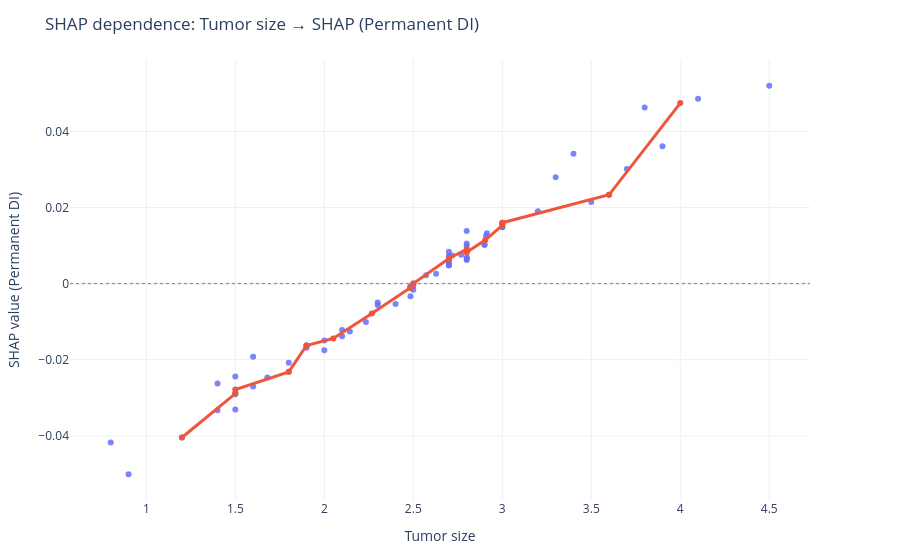
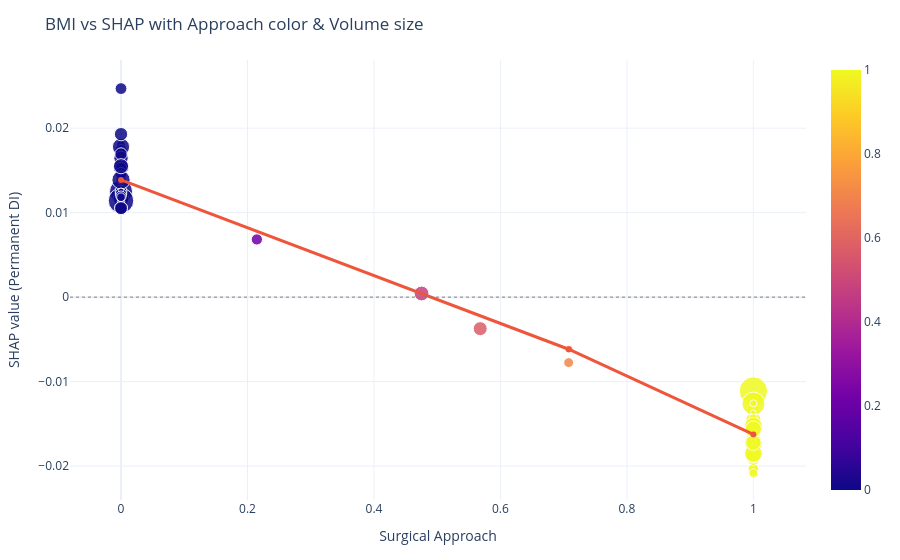
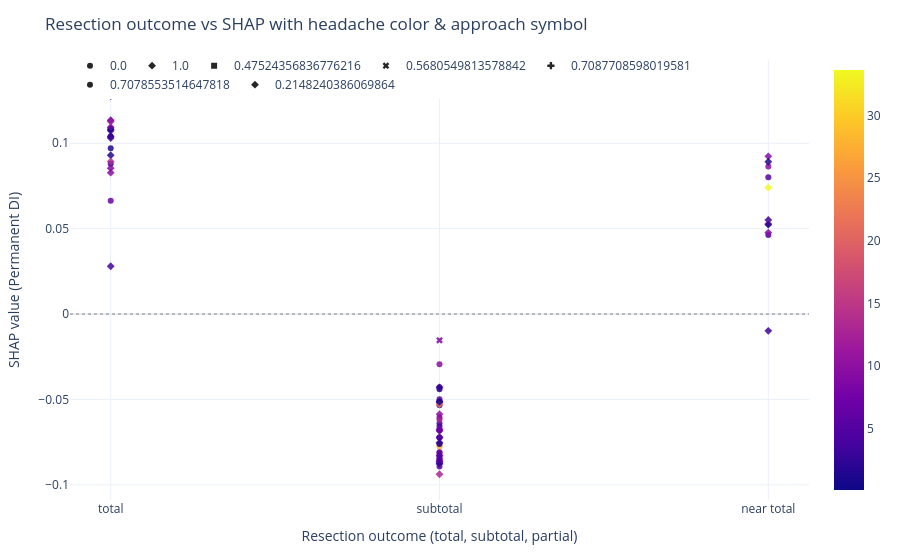

The code cell stored with these charts, in order, in its notebook:
### Code cell
# 2-way
fig1 = make_shap_dependence_plot(shap_vals_kernel, X_explain, feature_x="Tumor size")
fig1.show()

# 3-way
fig2 = make_shap_dependence_plot(
    shap_vals_kernel, X_explain,
    feature_x="Surgical Approach",
    feature_color="Surgical Approach",
    feature_size="Tumor volume",
    title="BMI vs SHAP with Approach color & Volume size",
)
fig2.show()

# OHE base name now OK
fig3 = make_shap_dependence_plot(
    shap_vals_kernel, X_explain,
    feature_x="Resection outcome (total, subtotal, partial)",
    feature_color="Tumor volume",
    feature_symbol="Surgical Approach",
    title="Resection outcome vs SHAP with headache color & approach symbol",
)
fig3.show()

### Figure 1 — Plotly figure (JSON) as saved in the notebook; plotly's stock layout.template omitted (floating-point values rounded to 4 significant figures)
{"data": [{"hovertemplate": "Tumor size=%{x}<br>SHAP value (Permanent DI)=%{y}<extra></extra>", "legendgroup": "", "marker": {"color": "#636efa", "opacity": 0.85, "symbol": "circle"}, "mode": "markers", "name": "", "orientation": "v", "showlegend": false, "type": "scatter", "x": [2.1, 2.3, 2, 2.7, 0.9, 0.8, 1.9, 2.5, 2.7, 2.5, 2.7, 1.8, 2.7, 1.5, 3, 3.9, 1.4, 2.9, 1.9, 2.484, 2.484, 4.5, 2.4, 2.8, 2.8, 2.484, 2.8, 2.9, 2.7, 1.8, 3, 3.8, 2.8, 3.6, 2.7, 2.5, 2.7, 1.5, 2.8, 1.6, 2.718, 2.572, 2.77, 3, 2.914, 1.68, 2.143, 2.7, 2.234, 2.801, 2.909, 2.628, 1.4, 4.1, 3.4, 3.7, 1.2, 1.5, 3.5, 2, 3, 3.3, 3.2, 2.484, 1.9, 2.8, 1.6, 2.3, 2.1, 1.5], "xaxis": "x", "y": [-0.01386, -0.004984, -0.0175, 0.008403, -0.0501, -0.04172, -0.01627, 0, 0.004744, -0.0005337, 0.004956, -0.02081, 0.007226, -0.03306, 0.01571, 0.03607, -0.02622, 0.01036, -0.01687, -0.003325, -0.001059, 0.052, -0.005348, 0.006536, 0.01053, -0.0007892, 0.01381, 0.01012, 0.006364, -0.02319, 0.01495, 0.04628, 0.009845, 0.02334, 0.006803, -0.001597, 0.00533, -0.02907, 0.008237, -0.02701, 0.007368, 0.002182, 0.00756, 0.01601, 0.01326, -0.02465, -0.01259, 0.006417, -0.01006, 0.006832, 0.01252, 0.002607, -0.03325, 0.04858, 0.0341, 0.03013, -0.04045, -0.0287, 0.02146, -0.01495, 0.01482, 0.02796, 0.01904, -0.00111, -0.01626, 0.006227, -0.01925, -0.005616, -0.01219, -0.02443], "yaxis": "y"}, {"hovertemplate": "x=%{x:.3g}<br>median SHAP=%{y:.3g}<extra></extra>", "line": {"width": 3}, "marker": {"size": 6}, "mode": "lines+markers", "name": "Smoothed median", "showlegend": false, "type": "scatter", "x": [1.2, 1.5, 1.5, 1.8, 1.9, 2.05, 2.267, 2.484, 2.484, 2.5, 2.7, 2.7, 2.8, 2.8, 2.904, 3, 3, 3.6, 4], "y": [-0.04045, -0.02889, -0.02786, -0.02319, -0.01627, -0.0144, -0.007839, -0.00111, -0.001059, 0, 0.00639, 0.00661, 0.009041, 0.008237, 0.01144, 0.01533, 0.01601, 0.02334, 0.04743]}], "layout": {"coloraxis": {"colorbar": {"title": {"text": ""}}}, "legend": {"orientation": "h", "title": {"text": ""}, "tracegroupgap": 0, "x": 0, "y": 1.02}, "margin": {"b": 60, "l": 70, "r": 90, "t": 60}, "shapes": [{"line": {"color": "gray", "dash": "dot", "width": 1}, "type": "line", "x0": 0, "x1": 1, "xref": "x domain", "y0": 0, "y1": 0, "yref": "y"}], "title": {"text": "SHAP dependence: Tumor size → SHAP (Permanent DI)"}, "xaxis": {"anchor": "y", "domain": [0, 1], "title": {"text": "Tumor size"}}, "yaxis": {"anchor": "x", "domain": [0, 1], "title": {"text": "SHAP value (Permanent DI)"}}}}

### Figure 2 — Plotly figure (JSON) as saved in the notebook; plotly's stock layout.template omitted (floating-point values rounded to 4 significant figures)
{"data": [{"customdata": [[1.572], [4.07], [3.351], [9.331], [0.09425], [0.3519], [5.571], [3.142], [3.167], [4.189], [4.835], [2.243], [4.566], [1.319], [7.854], [22.24], [1.979], [8.928], [1.393], [6.925], [6.925], [33.65], [2.827], [7.037], [7.081], [6.925], [5.864], [9.688], [4.453], [3.223], [10.37], [12.44], [8.708], [27.22], [5.938], [9.569], [9.839], [0.7854], [5.806], [1.525], [5.914], [3.201], [5.846], [9.173], [8.223], [2.403], [3.981], [6.482], [4.068], [14.13], [9.611], [5.278], [2.507], [12.88], [7.441], [22.24], [1.037], [1.257], [5.223], [2.587], [13.07], [9.883], [13.57], [6.925], [1.164], [7.037], [2.12], [11.07], [4.596], [3.142]], "hovertemplate": "Surgical Approach=%{x}<br>SHAP value (Permanent DI)=%{y}<br>Tumor volume=%{customdata[0]}<br>=%{marker.color}<extra></extra>", "legendgroup": "", "marker": {"color": [0, 1, 1, 1, 0, 1, 1, 0, 1, 1, 0, 1, 1, 1, 1, 0, 0, 1, 1, 0, 0, 1, 0, 0, 1, 1, 0, 1, 0, 1, 0, 0, 0, 0, 0, 1, 0, 0, 0, 1, 0, 1, 0, 0.4752, 0.5681, 0.7088, 1, 0, 0.7079, 0, 0, 0.2148, 0, 1, 0, 1, 1, 1, 0, 1, 1, 1, 1, 0, 0, 0, 1, 1, 0, 0], "coloraxis": "coloraxis", "opacity": 0.85, "size": [1.572, 4.07, 3.351, 9.331, 0.09425, 0.3519, 5.571, 3.142, 3.167, 4.189, 4.835, 2.243, 4.566, 1.319, 7.854, 22.24, 1.979, 8.928, 1.393, 6.925, 6.925, 33.65, 2.827, 7.037, 7.081, 6.925, 5.864, 9.688, 4.453, 3.223, 10.37, 12.44, 8.708, 27.22, 5.938, 9.569, 9.839, 0.7854, 5.806, 1.525, 5.914, 3.201, 5.846, 9.173, 8.223, 2.403, 3.981, 6.482, 4.068, 14.13, 9.611, 5.278, 2.507, 12.88, 7.441, 22.24, 1.037, 1.257, 5.223, 2.587, 13.07, 9.883, 13.57, 6.925, 1.164, 7.037, 2.12, 11.07, 4.596, 3.142], "sizemode": "area", "sizeref": 0.08412, "symbol": "circle"}, "mode": "markers", "name": "", "orientation": "v", "showlegend": false, "type": "scatter", "x": [0, 1, 1, 1, 0, 1, 1, 0, 1, 1, 0, 1, 1, 1, 1, 0, 0, 1, 1, 0, 0, 1, 0, 0, 1, 1, 0, 1, 0, 1, 0, 0, 0, 0, 0, 1, 0, 0, 0, 1, 0, 1, 0, 0.4752, 0.5681, 0.7088, 1, 0, 0.7079, 0, 0, 0.2148, 0, 1, 0, 1, 1, 1, 0, 1, 1, 1, 1, 0, 0, 0, 1, 1, 0, 0], "xaxis": "x", "y": [0.01691, -0.01518, -0.01437, -0.01845, 0.01314, -0.01359, -0.01337, 0.01804, -0.01896, -0.02059, 0.01573, -0.01447, -0.0203, -0.01713, -0.01608, 0.01252, 0.01592, -0.01811, -0.01641, 0.01664, 0.0173, -0.01111, 0.01216, 0.01225, -0.01696, -0.01915, 0.02468, -0.01454, 0.01401, -0.01585, 0.01167, 0.01778, 0.01644, 0.01141, 0.01553, -0.01876, 0.01532, 0.01212, 0.01254, -0.01359, 0.01527, -0.02083, 0.01465, 0.0004302, -0.00373, -0.006167, -0.01661, 0.01694, -0.00775, 0.01387, 0.0155, 0.006829, 0.01128, -0.01727, 0.01929, -0.0126, -0.01702, -0.01367, 0.01223, -0.01427, -0.0185, -0.01721, -0.01529, 0.01055, 0.01261, 0.01053, -0.01258, -0.01562, 0.01194, 0.01183], "yaxis": "y"}, {"hovertemplate": "x=%{x:.3g}<br>median SHAP=%{y:.3g}<extra></extra>", "line": {"width": 3}, "marker": {"size": 6}, "mode": "lines+markers", "name": "Smoothed median", "showlegend": false, "type": "scatter", "x": [0, 0.7079, 1], "y": [0.01387, -0.006167, -0.01625]}], "layout": {"coloraxis": {"colorbar": {"title": {"text": ""}}, "colorscale": [[0, "#0d0887"], [0.1111, "#46039f"], [0.2222, "#7201a8"], [0.3333, "#9c179e"], [0.4444, "#bd3786"], [0.5556, "#d8576b"], [0.6667, "#ed7953"], [0.7778, "#fb9f3a"], [0.8889, "#fdca26"], [1, "#f0f921"]]}, "legend": {"itemsizing": "constant", "orientation": "h", "title": {"text": ""}, "tracegroupgap": 0, "x": 0, "y": 1.02}, "margin": {"b": 60, "l": 70, "r": 90, "t": 60}, "shapes": [{"line": {"color": "gray", "dash": "dot", "width": 1}, "type": "line", "x0": 0, "x1": 1, "xref": "x domain", "y0": 0, "y1": 0, "yref": "y"}], "title": {"text": "BMI vs SHAP with Approach color & Volume size"}, "xaxis": {"anchor": "y", "domain": [0, 1], "title": {"text": "Surgical Approach"}}, "yaxis": {"anchor": "x", "domain": [0, 1], "title": {"text": "SHAP value (Permanent DI)"}}}}

### Figure 3 — Plotly figure (JSON) as saved in the notebook; plotly's stock layout.template omitted (floating-point values rounded to 4 significant figures)
{"data": [{"customdata": [[0], [0], [0], [0], [0], [0], [0], [0], [0], [0], [0], [0], [0], [0], [0], [0], [0], [0], [0], [0], [0], [0], [0], [0], [0], [0], [0], [0], [0], [0], [0], [0], [0]], "hovertemplate": "Surgical Approach=%{customdata[0]}<br>Resection outcome (total, subtotal, partial)=%{x}<br>SHAP value (Permanent DI)=%{y}<br>=%{marker.color}<extra></extra>", "legendgroup": "0.0", "marker": {"color": [1.572, 0.09425, 3.142, 4.835, 22.24, 1.979, 6.925, 6.925, 2.827, 7.037, 5.864, 4.453, 10.37, 12.44, 8.708, 27.22, 5.938, 9.839, 0.7854, 5.806, 5.914, 5.846, 6.482, 14.13, 9.611, 2.507, 7.441, 5.223, 6.925, 1.164, 7.037, 4.596, 3.142], "coloraxis": "coloraxis", "opacity": 0.85, "symbol": "circle"}, "mode": "markers", "name": "0.0", "orientation": "v", "showlegend": true, "type": "scatter", "x": ["total", "subtotal", "subtotal", "near total", "subtotal", "subtotal", "subtotal", "total", "subtotal", "subtotal", "subtotal", "subtotal", "subtotal", "subtotal", "total", "subtotal", "subtotal", "near total", "subtotal", "subtotal", "subtotal", "subtotal", "subtotal", "subtotal", "subtotal", "total", "subtotal", "subtotal", "total", "subtotal", "subtotal", "near total", "subtotal"], "xaxis": "x", "y": [0.09712, -0.08719, -0.06568, 0.0801, -0.07603, -0.04409, -0.06058, 0.1041, -0.05341, -0.05131, -0.07236, -0.06392, -0.08122, -0.06168, 0.1084, -0.07758, -0.06797, 0.08646, -0.05141, -0.08268, -0.08923, -0.08601, -0.0809, -0.08568, -0.02935, 0.08798, -0.07224, -0.04992, 0.06635, -0.07615, -0.04283, 0.04624, -0.05137], "yaxis": "y"}, {"customdata": [[1], [1], [1], [1], [1], [1], [1], [1], [1], [1], [1], [1], [1], [1], [1], [1], [1], [1], [1], [1], [1], [1], [1], [1], [1], [1], [1], [1], [1], [1], [1], [1]], "hovertemplate": "Surgical Approach=%{customdata[0]}<br>Resection outcome (total, subtotal, partial)=%{x}<br>SHAP value (Permanent DI)=%{y}<br>=%{marker.color}<extra></extra>", "legendgroup": "1.0", "marker": {"color": [4.07, 3.351, 9.331, 0.3519, 5.571, 3.167, 4.189, 2.243, 4.566, 1.319, 7.854, 8.928, 1.393, 33.65, 7.081, 6.925, 9.688, 3.223, 9.569, 1.525, 3.201, 3.981, 12.88, 22.24, 1.037, 1.257, 2.587, 13.07, 9.883, 13.57, 2.12, 11.07], "coloraxis": "coloraxis", "opacity": 0.85, "symbol": "diamond"}, "mode": "markers", "name": "1.0", "orientation": "v", "showlegend": true, "type": "scatter", "x": ["total", "subtotal", "near total", "total", "total", "near total", "total", "total", "subtotal", "total", "subtotal", "total", "near total", "near total", "total", "subtotal", "near total", "total", "total", "total", "near total", "total", "near total", "subtotal", "near total", "subtotal", "subtotal", "subtotal", "subtotal", "total", "subtotal", "total"], "xaxis": "x", "y": [0.1073, -0.08628, 0.09237, 0.1082, 0.1135, 0.05513, 0.1337, 0.1277, -0.07212, 0.104, -0.06738, 0.08542, 0.08919, 0.07407, 0.1094, -0.06832, 0.04769, 0.1031, 0.08277, 0.093, -0.009814, 0.028, 0.05283, -0.05285, 0.05232, -0.05144, -0.07528, -0.0938, -0.05865, 0.08938, -0.04289, 0.1128], "yaxis": "y"}, {"customdata": [[0.4752]], "hovertemplate": "Surgical Approach=%{customdata[0]}<br>Resection outcome (total, subtotal, partial)=%{x}<br>SHAP value (Permanent DI)=%{y}<br>=%{marker.color}<extra></extra>", "legendgroup": "0.47524356836776216", "marker": {"color": [9.173], "coloraxis": "coloraxis", "opacity": 0.85, "symbol": "square"}, "mode": "markers", "name": "0.47524356836776216", "orientation": "v", "showlegend": true, "type": "scatter", "x": ["subtotal"], "xaxis": "x", "y": [-0.08573], "yaxis": "y"}, {"customdata": [[0.5681]], "hovertemplate": "Surgical Approach=%{customdata[0]}<br>Resection outcome (total, subtotal, partial)=%{x}<br>SHAP value (Permanent DI)=%{y}<br>=%{marker.color}<extra></extra>", "legendgroup": "0.5680549813578842", "marker": {"color": [8.223], "coloraxis": "coloraxis", "opacity": 0.85, "symbol": "x"}, "mode": "markers", "name": "0.5680549813578842", "orientation": "v", "showlegend": true, "type": "scatter", "x": ["subtotal"], "xaxis": "x", "y": [-0.01536], "yaxis": "y"}, {"customdata": [[0.7088]], "hovertemplate": "Surgical Approach=%{customdata[0]}<br>Resection outcome (total, subtotal, partial)=%{x}<br>SHAP value (Permanent DI)=%{y}<br>=%{marker.color}<extra></extra>", "legendgroup": "0.7087708598019581", "marker": {"color": [2.403], "coloraxis": "coloraxis", "opacity": 0.85, "symbol": "cross"}, "mode": "markers", "name": "0.7087708598019581", "orientation": "v", "showlegend": true, "type": "scatter", "x": ["subtotal"], "xaxis": "x", "y": [-0.08756], "yaxis": "y"}, {"customdata": [[0.7079]], "hovertemplate": "Surgical Approach=%{customdata[0]}<br>Resection outcome (total, subtotal, partial)=%{x}<br>SHAP value (Permanent DI)=%{y}<br>=%{marker.color}<extra></extra>", "legendgroup": "0.7078553514647818", "marker": {"color": [4.068], "coloraxis": "coloraxis", "opacity": 0.85, "symbol": "circle"}, "mode": "markers", "name": "0.7078553514647818", "orientation": "v", "showlegend": true, "type": "scatter", "x": ["subtotal"], "xaxis": "x", "y": [-0.08452], "yaxis": "y"}, {"customdata": [[0.2148]], "hovertemplate": "Surgical Approach=%{customdata[0]}<br>Resection outcome (total, subtotal, partial)=%{x}<br>SHAP value (Permanent DI)=%{y}<br>=%{marker.color}<extra></extra>", "legendgroup": "0.2148240386069864", "marker": {"color": [5.278], "coloraxis": "coloraxis", "opacity": 0.85, "symbol": "diamond"}, "mode": "markers", "name": "0.2148240386069864", "orientation": "v", "showlegend": true, "type": "scatter", "x": ["subtotal"], "xaxis": "x", "y": [-0.08298], "yaxis": "y"}], "layout": {"coloraxis": {"colorbar": {"title": {"text": ""}}, "colorscale": [[0, "#0d0887"], [0.1111, "#46039f"], [0.2222, "#7201a8"], [0.3333, "#9c179e"], [0.4444, "#bd3786"], [0.5556, "#d8576b"], [0.6667, "#ed7953"], [0.7778, "#fb9f3a"], [0.8889, "#fdca26"], [1, "#f0f921"]]}, "legend": {"orientation": "h", "title": {"text": ""}, "tracegroupgap": 0, "x": 0, "y": 1.02}, "margin": {"b": 60, "l": 70, "r": 90, "t": 60}, "shapes": [{"line": {"color": "gray", "dash": "dot", "width": 1}, "type": "line", "x0": 0, "x1": 1, "xref": "x domain", "y0": 0, "y1": 0, "yref": "y"}], "title": {"text": "Resection outcome vs SHAP with headache color & approach symbol"}, "xaxis": {"anchor": "y", "domain": [0, 1], "title": {"text": "Resection outcome (total, subtotal, partial)"}, "type": "category"}, "yaxis": {"anchor": "x", "domain": [0, 1], "title": {"text": "SHAP value (Permanent DI)"}}}}
